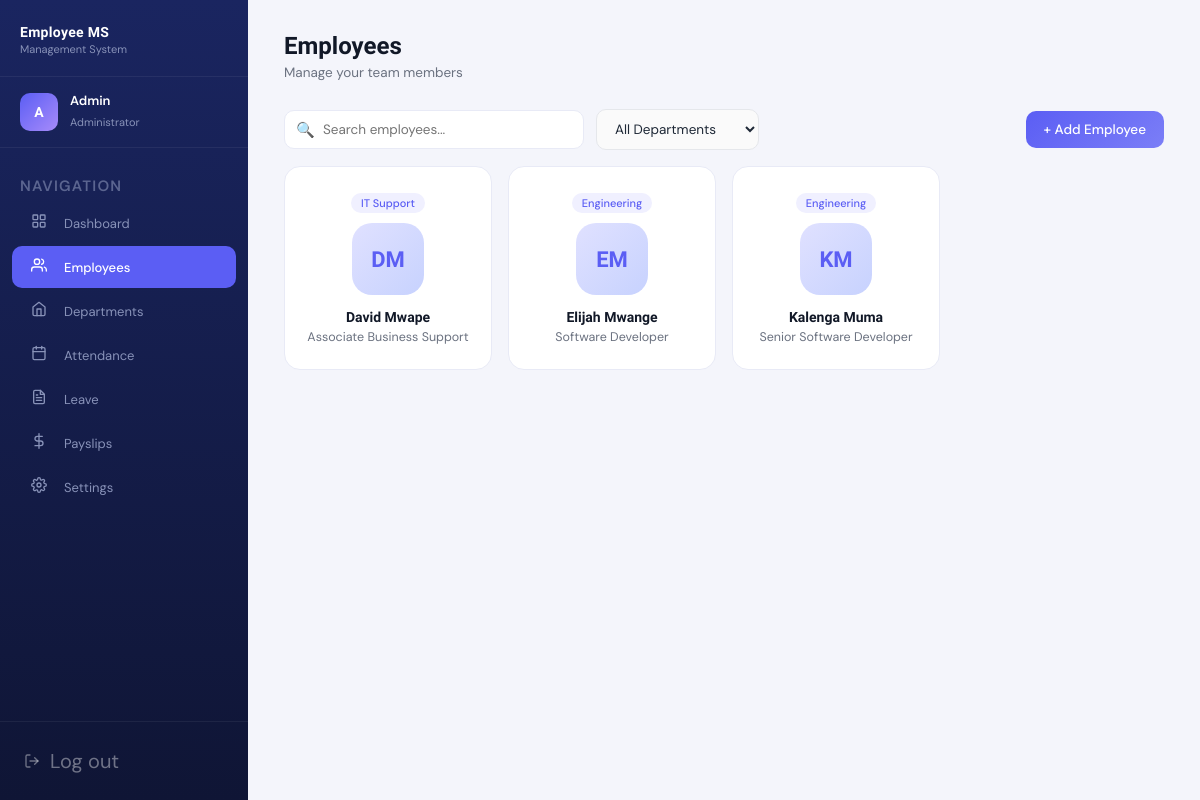
Page /admin/employees.php (signed in) on the committed database.
### tables this page shows
CREATE TABLE IF NOT EXISTS employees (
    employee_id          INT            PRIMARY KEY AUTO_INCREMENT,
    user_id              INT            UNIQUE NOT NULL,
    full_name            VARCHAR(100)   NOT NULL,
    department_id        INT            NOT NULL,
    position             VARCHAR(100)   NOT NULL,
    basic_salary         DECIMAL(10,2)  NOT NULL,
    joining_date         DATE           NOT NULL,
    annual_leave_balance DECIMAL(5,1)   DEFAULT 12.0,
    bio                  TEXT           NULL,
    is_active            TINYINT(1)     DEFAULT 1,
    FOREIGN KEY (user_id)        REFERENCES users(user_id)             ON DELETE CASCADE,
    FOREIGN KEY (department_id)  REFERENCES departments(department_id)
);

CREATE TABLE IF NOT EXISTS departments (
    department_id   INT          PRIMARY KEY AUTO_INCREMENT,
    department_name VARCHAR(100) UNIQUE NOT NULL
);

### database/config.php (called while the page is built, shortened)
<?php
function sanitize($conn, $data) {
    return $conn->real_escape_string(trim(strip_tags($data)));
}
?>

### admin/employees.php (the view, shortened to what this page needs)
<?php
require_once '../database/config.php';
$search = sanitize($conn, $_GET['search'] ?? '');
$sql = "SELECT e.*, d.department_name, u.email FROM employees e
        JOIN departments d ON e.department_id = d.department_id
        JOIN users u ON e.user_id = u.user_id
        WHERE 1=1";
$sql .= " ORDER BY e.full_name";
$employees = $conn->query($sql)->fetch_all(MYSQLI_ASSOC);
?>
<!DOCTYPE html>
<html lang="en">
<head>
    <link rel="stylesheet" href="../assets/css/dashboard.css">
</head>
<body>
<div class="app-layout">
    <?php include 'sidebar.php'; ?>
    <div class="main-content">
        <div class="page-header">
            <h1>Employees</h1>
            <p>Manage your team members</p>
        </div>
        <div class="page-body">
            <div class="flex-between mb-2">
                <div class="search-bar" style="margin-bottom:0;">
                    <span class="search-icon">🔍</span>
                    <input type="text" id="searchInput" placeholder="Search employees..." value="<?= htmlspecialchars($search) ?>" oninput="filterCards()">
                    <select onchange="location.href='employees.php?dept='+this.value" class="form-control" style="width:auto;padding:10px 14px;">
                        <option value="0">All Departments</option>
                    </select>
                </div>
                <button class="btn btn-primary" onclick="openModal('addModal')">+ Add Employee</button>
            </div>
            <div class="grid-3" id="empGrid">
                <?php if (empty($employees)): ?>
                <div class="empty-state" style="grid-column:1/-1;">
                    <div class="empty-icon">👤</div>
                    <p>No employees found.</p>
                </div>
                <?php else: foreach ($employees as $e): ?>
                <div class="employee-card" data-name="<?= strtolower($e['full_name']) ?>" onclick="openViewModal(<?= htmlspecialchars(json_encode($e)) ?>)">
                    <span class="emp-dept-badge"><?= htmlspecialchars($e['department_name']) ?></span>
                    <div class="emp-avatar"><?= strtoupper(substr($e['full_name'],0,1).substr(strstr($e['full_name'],' '),1,1)) ?></div>
                    <div class="emp-name"><?= htmlspecialchars($e['full_name']) ?></div>
                    <div class="emp-position"><?= htmlspecialchars($e['position']) ?></div>
                </div>
                <?php endforeach; endif; ?>
            </div>
        </div>
    </div>
</div>
</body>
</html>

### assets/css/dashboard.css (style rules this page uses)
*, *::before, *::after { box-sizing: border-box; margin: 0; padding: 0; }
:root { --navy: #0f1535; --navy-mid: #1a2560; --accent: #5b5ef4; --accent-light: #7b7ef7; --sidebar-width: 248px; --text-white: #ffffff; --text-muted: #8892b8; --body-bg: #f4f5fb; --card-bg: #ffffff; --border: #e8eaf6; --success: #10b981; --warning: #f59e0b; --danger: #ef4444; --info: #3b82f6; --text-dark: #111827; --text-gray: #6b7280; }
html, body { height: 100%; font-family: 'DM Sans', sans-serif; background: var(--body-bg); color: var(--text-dark); }
.app-layout { display: flex; height: 100vh; overflow: hidden; }
.main-content { margin-left: var(--sidebar-width); flex: 1; overflow-y: auto; height: 100vh; }
.page-header { padding: 32px 36px 0; }
.page-header h1 { font-family: 'Sora', sans-serif; font-size: 24px; font-weight: 700; color: var(--text-dark); margin-bottom: 4px; }
.page-header p { font-size: 13.5px; color: var(--text-gray); margin-bottom: 28px; }
.page-body { padding: 0 36px 36px; }
.btn { display: inline-flex; align-items: center; gap: 8px; padding: 10px 18px; border-radius: 10px; font-size: 13.5px; font-family: 'DM Sans', sans-serif; font-weight: 500; cursor: pointer; border: none; text-decoration: none; transition: all 0.2s; }
.btn-primary { background: linear-gradient(135deg, var(--accent), var(--accent-light)); color: white; }
.form-control { width: 100%; padding: 11px 14px; border: 1.5px solid #e5e7eb; border-radius: 10px; font-size: 13.5px; font-family: 'DM Sans', sans-serif; color: #1f2937; background: #fafafa; outline: none; transition: border-color 0.2s, box-shadow 0.2s; }
select.form-control { cursor: pointer; }
.mb-2 { margin-bottom: 16px; }
.flex-between { display: flex; align-items: center; justify-content: space-between; }
.search-bar { position: relative; display: flex; align-items: center; gap: 12px; margin-bottom: 20px; }
.search-bar input { width: 300px; padding: 10px 14px 10px 38px; border: 1.5px solid var(--border); border-radius: 10px; font-size: 13.5px; font-family: 'DM Sans', sans-serif; outline: none; transition: border-color 0.2s; background: #fff; }
.search-icon { position: absolute; left: 12px; color: #9ca3af; font-size: 15px; }
.employee-card { background: var(--card-bg); border: 1.5px solid var(--border); border-radius: 16px; padding: 24px 20px; text-align: center; transition: all 0.2s; cursor: pointer; }
.emp-avatar { width: 72px; height: 72px; border-radius: 20px; background: linear-gradient(135deg, #e0e1ff, #c7d2fe); display: flex; align-items: center; justify-content: center; font-family: 'Sora', sans-serif; font-size: 22px; font-weight: 700; color: var(--accent); margin: 0 auto 14px; }
.emp-dept-badge { display: inline-block; font-size: 11px; background: #f0f0ff; color: var(--accent); padding: 3px 10px; border-radius: 20px; margin-bottom: 10px; font-weight: 500; }
.emp-name { font-family: 'Sora', sans-serif; font-size: 14px; font-weight: 600; color: var(--text-dark); margin-bottom: 4px; }
.emp-position { font-size: 12.5px; color: var(--text-gray); }
.grid-3 { display: grid; grid-template-columns: repeat(auto-fill, minmax(200px, 1fr)); gap: 16px; }

### rows in the picture
employees: department.department_name "IT Support", full_name "DM", full_name "David Mwape", position "Associate Business Support"
employees: department.department_name "Engineering", full_name "EM", full_name "Elijah Mwange", position "Software Developer"
employees: department.department_name "Engineering", full_name "KM", full_name "Kalenga Muma", position "Senior Software Developer"

### other values in the picture
$initials "A"
$name "Admin"
